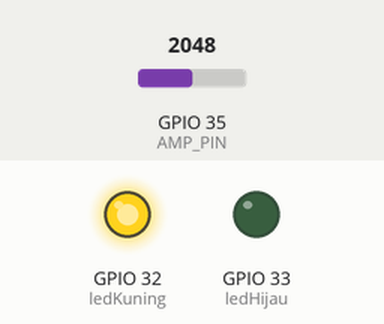
This sketch was run on a simulated ESP32. Parts: output pins drawn as LEDs (lit = HIGH). Inputs (shaded band) come from the test bench; at power-on: GPIO 35 (AMP_PIN) = 2048. WiFi joins after 1.5 s; servers stay silent unless stated; what the sketch prints to the serial monitor is not drawn.

Above: at 0.1 s.
At 1.6 s:
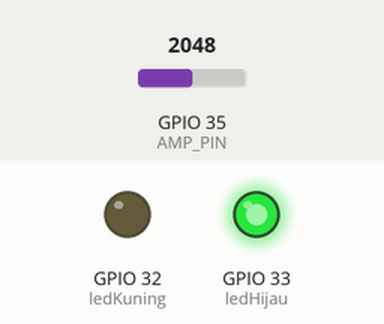
Timing chart, 0 to 3.1 s (numbered marks = the images above):
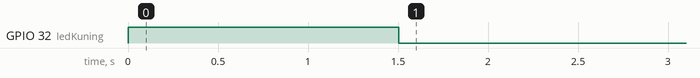

The sketch:

max4466dB_firebasePush.ino
```cpp
#include <WiFi.h>
#include <FirebaseESP32.h>

// Replace with your network credentials
const char* ssid = "kicik";
const char* password = "12345678";
int urut = 1;

// Firebase settings
#define FIREBASE_HOST "https://sensor-b15c7-default-rtdb.firebaseio.com/"
#define FIREBASE_AUTH "AIzaSyDjHeDbeIotvRUuF0XZLeiRFjKgfv-6KHo"

// Define Firebase Data object
FirebaseData firebaseData;
FirebaseConfig firebaseConfig;
FirebaseAuth firebaseAuth;

// Sensor settings
const int ledKuning = 32;
const int ledHijau = 33;
const int sampleWindow = 50;    // Sample window width in mS (50 mS = 20Hz)
const int AMP_PIN = 35;         // ADC1 channel 6 on ESP32 (GPIO 34)
const float MIC_SENSITIVITY_dBV = 13.0; // Sensitivity of MAX4466 microphone in dBV (typical value)
const float REF_VOLTAGE = 3.3;  // Reference voltage of your ADC in volts

unsigned int sample;

void setup() {
  Serial.begin(9600);
  pinMode(ledKuning, OUTPUT);
  pinMode(ledHijau, OUTPUT);

  // Connect to Wi-Fi
  WiFi.begin(ssid, password);
  digitalWrite(ledKuning, HIGH);
  Serial.print("Connecting to Wi-Fi");
  unsigned long startAttemptTime = millis();
  while (WiFi.status() != WL_CONNECTED && millis() - startAttemptTime < 10000) {
    delay(500);
    Serial.print(".");
  }
  Serial.println();

  if (WiFi.status() == WL_CONNECTED) {
    Serial.println("Connected to Wi-Fi");
    digitalWrite(ledKuning, LOW);
  } else {
    Serial.println("Failed to connect to Wi-Fi");
    return;  // Stop execution if Wi-Fi is not connected
  }

  // Configure Firebase
  firebaseConfig.host = FIREBASE_HOST;
  firebaseConfig.signer.tokens.legacy_token = FIREBASE_AUTH;

  Firebase.begin(&firebaseConfig, &firebaseAuth);
  Firebase.reconnectWiFi(true);
}

void loop() {
  digitalWrite(ledHijau, HIGH);
  unsigned long startMillis = millis();  // Start of sample window
  unsigned int peakToPeak = 0;           // peak-to-peak level

  unsigned int signalMax = 0;
  unsigned int signalMin = 4095;         // ADC resolution on ESP32 is 12-bit (0-4095)

  // collect data for 50 mS and then process data
  while (millis() - startMillis < sampleWindow) {
    sample = analogRead(AMP_PIN);
    if (sample < 4095) {  // toss out spurious readings
      if (sample > signalMax) {
        signalMax = sample;  // save just the max levels
      }
      if (sample < signalMin) {
        signalMin = sample;  // save just the min levels
      }
    }
  }

  peakToPeak = signalMax - signalMin;

  // Convert peak-to-peak voltage to RMS voltage
  float voltageRMS = (peakToPeak * REF_VOLTAGE) / (2 * 4095 * sqrt(2));

  // Convert RMS voltage to pressure in Pascals using microphone sensitivity
  float sensitivity_Vrms = pow(10, MIC_SENSITIVITY_dBV / 20);  // Convert dBV to Vrms

  float pressure = voltageRMS / sensitivity_Vrms;

  // Convert pressure to decibels
  float dB = 20 * log10(pressure / 0.00002);  // 0.00002 is the reference pressure in Pascals (20 microPascals)

  Serial.println(dB);
  String soundLevel = "/soundLevel MAX4466/"; //+ String(urut);
    if (Firebase.setFloat(firebaseData, soundLevel, dB)) {
      Serial.println("Data sent to Firebase");

  } else {
      Serial.println("Failed to send data to Firebase");
      Serial.println(firebaseData.errorReason());
  }


  // Send the dB value to Firebase
  // urut = urut+1;

  delay(1000);
}
```
